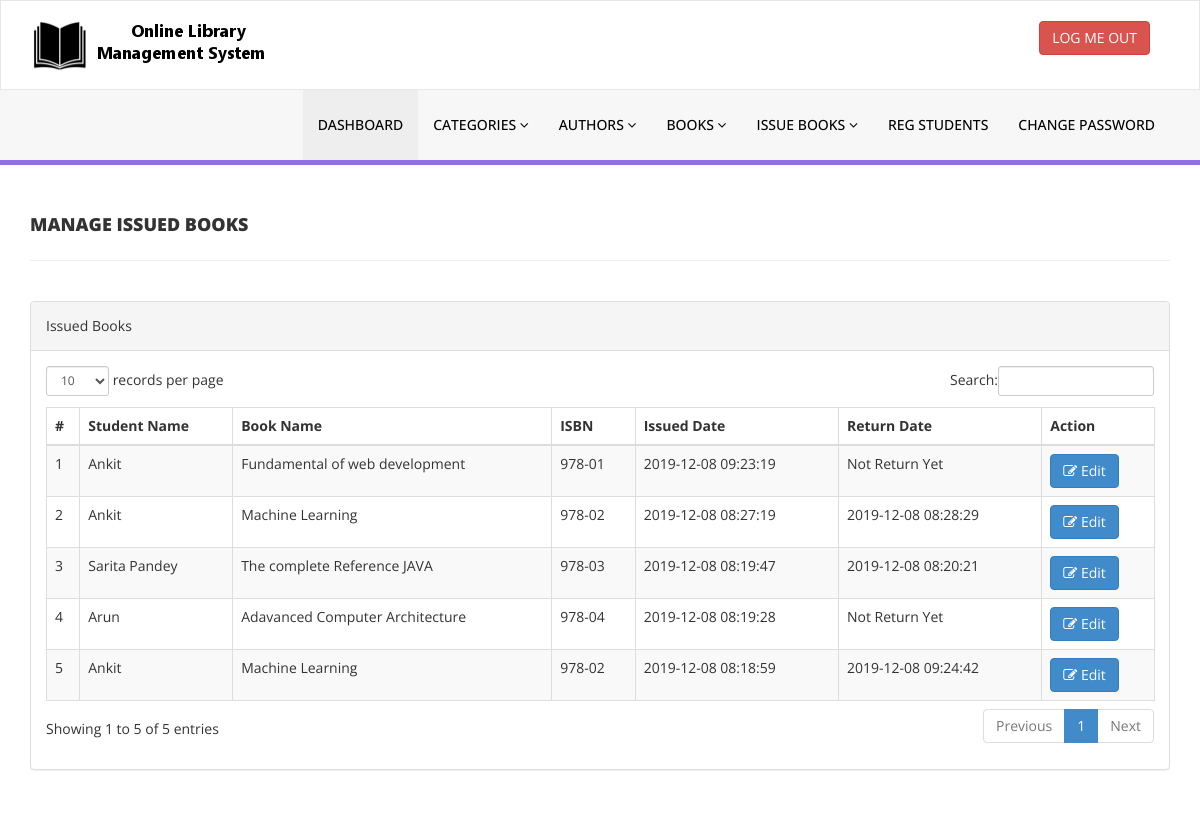
/library/admin/manage-issued-books.php (signed in), run on the app's committed database.
### tables this page shows
CREATE TABLE `tblissuedbookdetails` (
  `id` int(11) NOT NULL,
  `BookId` int(11) DEFAULT NULL,
  `StudentID` varchar(150) DEFAULT NULL,
  `IssuesDate` timestamp NULL DEFAULT current_timestamp(),
  `ReturnDate` timestamp NULL DEFAULT NULL ON UPDATE current_timestamp(),
  `RetrunStatus` int(1) DEFAULT NULL,
  `fine` int(11) DEFAULT NULL
);

CREATE TABLE `tblstudents` (
  `id` int(11) NOT NULL,
  `StudentId` varchar(100) DEFAULT NULL,
  `FullName` varchar(120) DEFAULT NULL,
  `EmailId` varchar(120) DEFAULT NULL,
  `MobileNumber` char(11) DEFAULT NULL,
  `Password` varchar(120) DEFAULT NULL,
  `Status` int(1) DEFAULT NULL,
  `RegDate` timestamp NULL DEFAULT current_timestamp(),
  `UpdationDate` timestamp NULL DEFAULT NULL ON UPDATE current_timestamp()
);

CREATE TABLE `tblbooks` (
  `id` int(11) NOT NULL,
  `BookName` varchar(255) DEFAULT NULL,
  `CatId` int(11) DEFAULT NULL,
  `AuthorId` int(11) DEFAULT NULL,
  `ISBNNumber` varchar(20) DEFAULT NULL,
  `BookPrice` int(11) DEFAULT NULL,
  `RegDate` timestamp NULL DEFAULT current_timestamp(),
  `UpdationDate` timestamp NULL DEFAULT NULL ON UPDATE current_timestamp()
);

### library/admin/manage-issued-books.php (the view, shortened to what this page needs)
<?php
include('includes/config.php');
if(strlen($_SESSION['alogin'])==0)
    {
header('location:index.php');
}
else{
    ?>
<!DOCTYPE html>
<html xmlns="http://www.w3.org/1999/xhtml">
<head>
    <link href="assets/css/bootstrap.css" rel="stylesheet" />
    <link href="assets/css/font-awesome.css" rel="stylesheet" />
    <link href="assets/js/dataTables/dataTables.bootstrap.css" rel="stylesheet" />
    <link href="assets/css/style.css" rel="stylesheet" />
</head>
<body>
<?php include('includes/header.php');?>
    <div class="content-wrapper">
         <div class="container">
        <div class="row pad-botm">
            <div class="col-md-12">
                <h4 class="header-line">Manage Issued Books</h4>
    </div>
     <div class="row">
</div>
        </div>
            <div class="row">
                <div class="col-md-12">
                    <div class="panel panel-default">
                        <div class="panel-heading">
                          Issued Books
                        </div>
                        <div class="panel-body">
                            <div class="table-responsive">
                                <table class="table table-striped table-bordered table-hover" id="dataTables-example">
                                    <thead>
                                        <tr>
                                            <th>#</th>
                                            <th>Student Name</th>
                                            <th>Book Name</th>
                                            <th>ISBN </th>
                                            <th>Issued Date</th>
                                            <th>Return Date</th>
                                            <th>Action</th>
                                        </tr>
                                    </thead>
                                    <tbody>
<?php $sql = "SELECT tblstudents.FullName,tblbooks.BookName,tblbooks.ISBNNumber,tblissuedbookdetails.IssuesDate,tblissuedbookdetails.ReturnDate,tblissuedbookdetails.id as rid from  tblissuedbookdetails join tblstudents on tblstudents.StudentId=tblissuedbookdetails.StudentId join tblbooks on tblbooks.id=tblissuedbookdetails.BookId order by tblissuedbookdetails.id desc";
$query = $dbh -> prepare($sql);
$query->execute();
$results=$query->fetchAll(PDO::FETCH_OBJ);
$cnt=1;
if($query->rowCount() > 0)
{
foreach($results as $result)
{               ?>
                                        <tr class="odd gradeX">
                                            <td class="center"><?php echo htmlentities($cnt);?></td>
                                            <td class="center"><?php echo htmlentities($result->FullName);?></td>
                                            <td class="center"><?php echo htmlentities($result->BookName);?></td>
                                            <td class="center"><?php echo htmlentities($result->ISBNNumber);?></td>
                                            <td class="center"><?php echo htmlentities($result->IssuesDate);?></td>
                                            <td class="center"><?php if($result->ReturnDate=="")
                                            {
                                                echo htmlentities("Not Return Yet");
                                            } else {
                                            echo htmlentities($result->ReturnDate);
}
                                            ?></td>
                                            <td class="center">
                                            <a href="update-issue-bookdeails.php?rid=<?php echo htmlentities($result->rid);?>"><button class="btn btn-primary"><i class="fa fa-edit "></i> Edit</button>
                                            </td>
                                        </tr>
 <?php $cnt=$cnt+1;}} ?>
                                    </tbody>
                                </table>
                            </div>
                        </div>
                    </div>
                </div>
            </div>
    </div>
    </div>
</body>
</html>
<?php } ?>

### library/admin/assets/css/style.css (style rules this page uses)
.content-wrapper { margin-top: 40px; min-height:800px; padding-bottom:90px; }
.header-line { font-weight:900; padding-bottom:25px; border-bottom:1px solid #eeeeee; text-transform:uppercase; }
.pad-botm { padding-bottom:30px; }

### data on the page
tblissuedbookdetails: tblstudents.FullName "Ankit", BookId.BookName "Fundamental of web development", BookId.ISBNNumber "978-01", IssuesDate "2019-12-08 09:23:19"
tblissuedbookdetails: tblstudents.FullName "Ankit", BookId.BookName "Machine Learning", BookId.ISBNNumber "978-02", IssuesDate "2019-12-08 08:27:19", ReturnDate "2019-12-08 08:28:29"
tblissuedbookdetails: tblstudents.FullName "Sarita Pandey", BookId.BookName "The complete Reference JAVA", BookId.ISBNNumber "978-03", IssuesDate "2019-12-08 08:19:47", ReturnDate "2019-12-08 08:20:21"
tblissuedbookdetails: tblstudents.FullName "Arun", BookId.BookName "Adavanced Computer Architecture", BookId.ISBNNumber "978-04", IssuesDate "2019-12-08 08:19:28"
tblissuedbookdetails: tblstudents.FullName "Ankit", BookId.BookName "Machine Learning", BookId.ISBNNumber "978-02", IssuesDate "2019-12-08 08:18:59", ReturnDate "2019-12-08 09:24:42"
